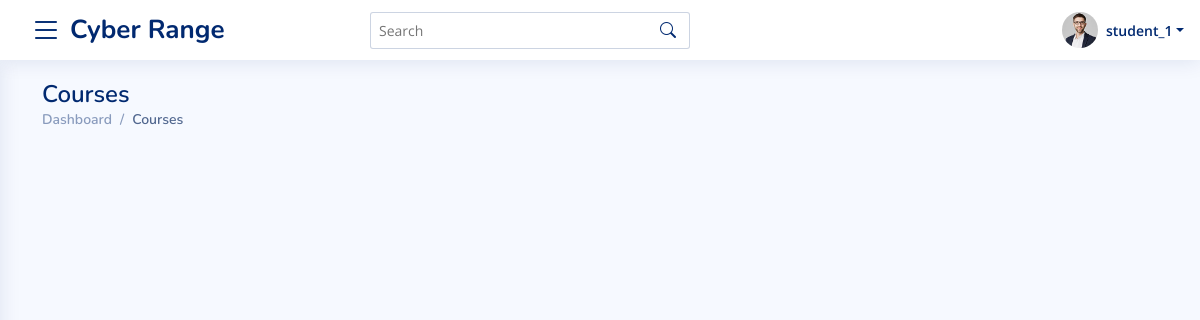
/student/courses (signed in), run on an earlier commit of the app's database.
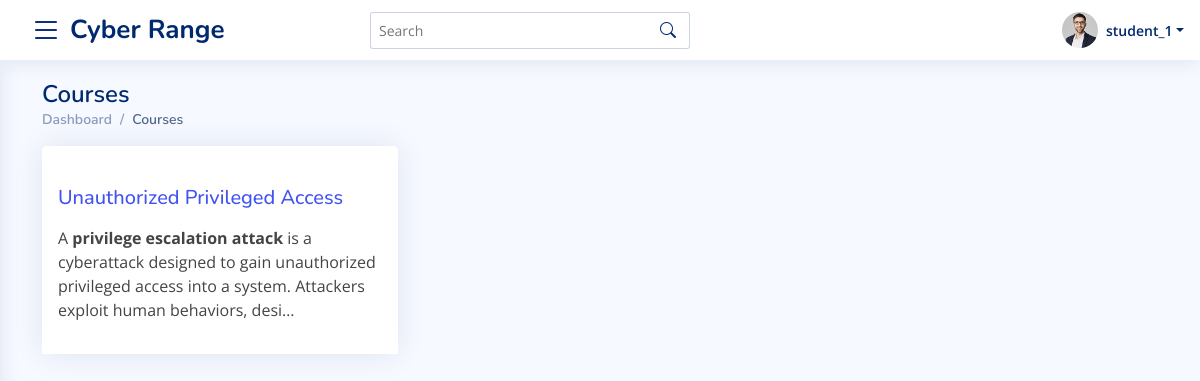
And on a later commit of the database.
### master_app/models.py (models this page shows, shortened)
class AssignedStudents(models.Model):
    course = models.ForeignKey(Course, on_delete=models.CASCADE)
    student = models.ForeignKey(User, on_delete=models.CASCADE)
    created_timestamp = models.DateTimeField( auto_now_add=True)
    class Meta:
        unique_together = ('course', 'student')

class Course(models.Model):
    instructor = models.ForeignKey(User, on_delete=models.CASCADE)
    name = models.CharField(max_length=100)
    start_time = models.DateTimeField(auto_now_add=False, default=timezone.now)
    end_time = models.DateTimeField(auto_now_add=False, default=timezone.now)
    created_timestamp = models.DateTimeField( auto_now_add=True )
    description = RichTextField()
    is_approved = models.CharField(max_length=10, choices=APPROVED_CHOICES, default="Pending")

### master_app/views.py (the view)
# urls.py: path("student/courses", views.StudentCourses, name="student-courses-url"),
@login_required
@student_required
def StudentCourses(request):
    template_name = 'master_app/student/courseList.html'
    courses = AssignedStudents.objects.filter(student__id = request.user.id).filter(course__is_approved="Approved")
    context = {
        "courses" : courses
    }
    return render(request, template_name, context)

### master_app/templates/master_app/student/courseList.html (shortened to what this page needs)
{%  extends 'base.html' %}
{% load static %}
{% block content %}
<main id="main" class="main">
    <section class="section dashboard">
    <div class="container">
        <div class="pagetitle">
            <h1>Courses</h1>
            <nav>
              <ol class="breadcrumb">
                <li class="breadcrumb-item"><a href="{% url 'student-dasboard-url' %}">Dashboard</a></li>
                <li class="breadcrumb-item active">Courses</li>
              </ol>
            </nav>
          </div>
        <div class="row">
            {% for course in courses %}
                <div class="col-12 col-md-4 col-lg-4 d-flex align-items-stretch">
                        <div class="card  ">
                            <div class="card-header p-0 border-0 ">
                            </div>
                            <div class="card-body p-3 bg-white">
                                <h5><a href="{% url 'student-courses-details-url' course.course.id %}">{{ course.course.name }}</a></h5>
                                <p>
                                    {{ course.course.description|safe|truncatechars_html:150 }}
                                </p>
                            </div>
                        </div>
                </div>
            {% endfor %}
        </div>
    </div>
    </section>
    </main>
{% endblock %}

What changed in the data, as far as the page shows it:
added AssignedStudents: course.name "Unauthorized Privileged Access", course.description "A privilege escalation attack is a cyberattack designed to gain unauthorized privileged access into a system. Attackers exploit human behaviors, desi…"
